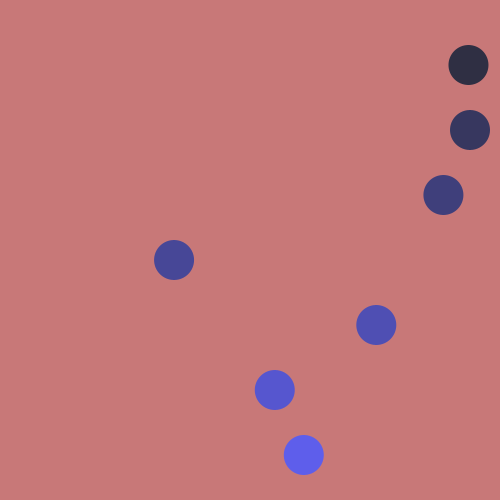
Frame 1 (no input)
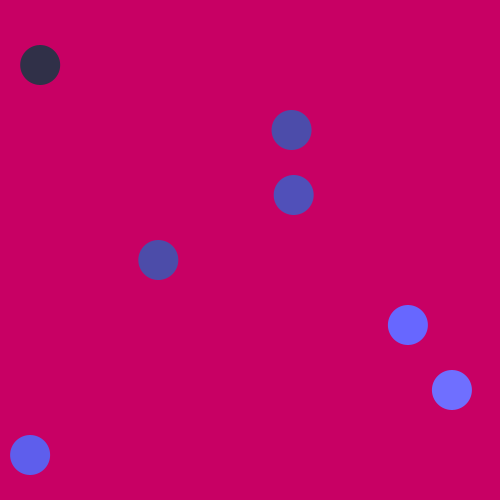
Frame 60 (the mouse pressed at the canvas centre just before this capture)
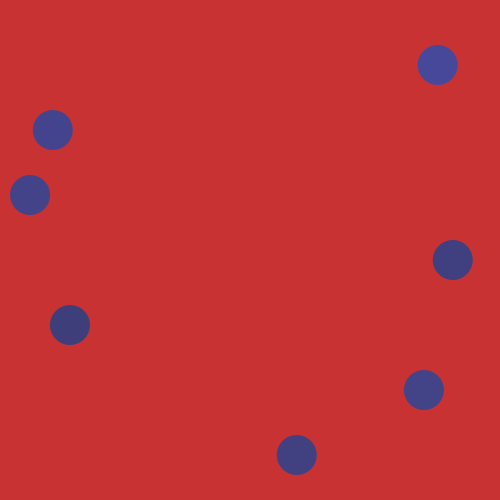
Frame 120 (the mouse held since frame 60 and released just before this capture)

The Processing sketch that drew these frames (run headless with seeded random() and noise(); from frame 60 on, the mouse is pressed at the canvas centre):

// Processing sketch: sketch_09c_extendedArrays
// ── sketch_09c_extendedArrays.pde
/*
 * by Indae Hwang and Jon McCormack, extended by Tegan Bristow 
 *
 * This program demonstrates the use of arrays 
 * but expands on sketch_09a - using the array value to track it's position
 * thereby allowing for relational changes to be made.
 * Work with these 'distance' values to not only stop and start an ellipse when clicked on
 * but get creatve in setting up your own paramaters changed by distance
 */

int     num;    // the number of items in the array (# of circles)
float circleSize = 20; //ellipse size
float[] x;      // x-position of each circle (fixed)
float[] y;      // y-position of each circle (fixed)
float[] speed;  // speed of each circle
float[] phase;  // phase of each circle
//Boolean[] stopped;  // it use a boolean array to turn stop and start 

// for ellipse fills - to change based on distance
float red = 120; 
float green = 120;
float blue = 120;

// for rotating background
float bgRed = 120;
float bgGreen = 120;
float bgBlue = 120;

void setup() {
  size(500, 500);
  frameRate(20);
  noStroke();
  
  num = 8;
  
  // allocate space for each array
  y = new float[num];
  x = new float[num];
  speed = new float[num];
  phase = new float[num]; 

  // calculate the gap in y based on the number of circles
  float gap = circleSize/2+(height / (num + 1));

  //setup an initial value for each item in the array
  for (int i=0; i<num; i++) {
    y[i] = gap * (i + 1);      // y is constant for each so can be calculated once
    speed[i] = random(5);
    phase[i] = random(TWO_PI);
  }
}

void draw() {
  background(200, bgGreen, bgBlue);

  for (int i=0; i<num; i++) {
    // color based on distance from mouse
    red = map(dist(mouseX, mouseY, x[i], y[i]), 0, width, 40, 100);
    green = map(dist(mouseX, mouseY, x[i], y[i]), 0, width, 40, 100);
    blue = map(dist(mouseX, mouseY, x[i], y[i]), 0, width, 40, 255);
    // calculate the x-position of each ball based on the speed, phase and current frame
      x[i] = width/2 + sin(radians(frameCount*speed[i] ) + phase[i])* 220;
      // apply the new distance based fill color
      fill(red, green, blue);
      ellipse(x[i], y[i], 40, 40);
  }
  // background color
  bgRed = map(mouseX, 0, width, 0, 100);
  bgGreen = map(mouseY, 0, height, 0, 100);
  bgBlue = map(mouseX+mouseY, 0, width+height, 100, 0);
  
}

void mouseClicked() { // tip: use an if statement, distance() and circle size to test if the mouse is in range
  
}
